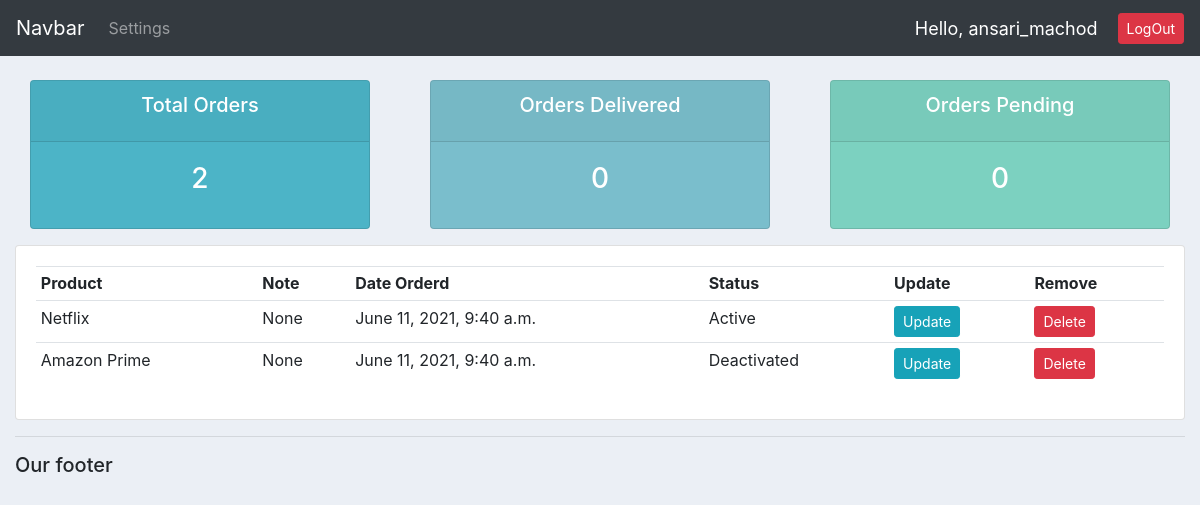
The page /user (signed in) on the database its author committed.
### accounts/models.py (models this page shows, shortened)
class Order(models.Model):
	STATUS = (
			('Active', 'Active'),
			('Deactivated', 'Deactivated'),
			)
	customer = models.ForeignKey(Customer, null=True, on_delete= models.SET_NULL)
	product = models.ForeignKey(Product, null=True, on_delete= models.SET_NULL)
	date_created = models.DateTimeField(auto_now_add=True, null=True)
	status = models.CharField(max_length=200, null=True, choices=STATUS)
	note = models.CharField(max_length=1000, null=True)

class Product(models.Model):
	CATEGORY = (
		('Monthly', 'Monthly'),
		('Yearly', 'Yearly')
	)
	name = models.CharField(max_length=200, null=True)
	price = models.FloatField(null=True)
	category = models.CharField(max_length=200, null=True)
	description = models.CharField(max_length=200, null=True, blank=True)
	date_created = models.DateTimeField(auto_now_add=True, null=True)
	tags = models.ManyToManyField(Tag)
	def __str__(self):
		return self.name

### accounts/decorators.py (the view)
		def wrapper_func(request, *args, **kwargs):
			group = None
			if request.user.groups.exists():
				group = request.user.groups.all()[0].name
			if group in allowed_roles:
				return view_func(request, *args, **kwargs)
			else:
				return HttpResponse('You are not authorized to view this page')

### accounts/views.py (called while the page is built)
@login_required(login_url='login')
@allowed_users(allowed_roles = ['customers'])
def user_page(request):
	orders = request.user.customer.order_set.all()
	total_orders = orders.count()
	delivered = orders.filter(status='Delivered').count()
	pending = orders.filter(status='Pending').count()
	context = {'orders':orders, 'total_orders':total_orders, 'delivered': delivered, 'pending':pending}
	return render(request, 'accounts/user.html', context)

### accounts/templates/accounts/user.html (shortened to what this page needs)
{%  extends 'accounts/main.html' %}
{% block content %}
{%  include 'accounts/status.html' %}
<div class="row">
	<div class="col-md">
		<div class="card card-body">
			<table class="table table-sm">
				<tr>
					<th>Product</th>
					<th>Note</th>
					<th>Date Orderd</th>
					<th>Status</th>
					<th>Update</th>
					<th>Remove</th>
				</tr>
				{% for order in orders %}
				<tr>
					<td>{{order.product}}</td>
					<td>{{order.note}}</td>
					<td>{{order.date_created}}</td>
					<td>{{order.status}}</td>
					<td><a class = "btn btn-sm btn-info" href="{% url 'update_order' order.id %}">Update</a></td>
					<td><a class = "btn btn-sm btn-danger" href="{% url 'delete_order' order.id %}">Delete</a></td>
				</tr>
				{% endfor %}
			</table>
		</div>
	</div>
</div>
{% endblock content %}

### accounts/templates/accounts/navbar.html (shortened to what this page needs)
{% load static %}
<nav class="navbar navbar-expand-lg navbar-dark bg-dark">
  <a class="navbar-brand" href="#">Navbar</a>
 <div class="collapse navbar-collapse" id="navbarNav">
    <ul class="navbar-nav">
      {% if request.user.is_staff %}
      <li class="nav-item active">
        <a class="nav-link" href="{% url 'home' %}">Dashboard</a>
      </li>
      <li class="nav-item">
        <a class="nav-link" href="{% url 'products' %}">Products</a>
      </li>
      {% else %}
       <li class="nav-item">
        <a class="nav-link" href="{% url 'account' %}">Settings</a>
      </li>
      {% endif %}
    </ul>
  </div>
  <span class="hello-msg">Hello, {{request.user}}</span>
  <a class="btn btn-sm btn-danger" href = "{% url 'logout'%}">LogOut</a>
</nav>

### accounts/templates/accounts/main.html (style rules this page uses)
body { background-color: #ebeff5; }

### accounts/templates/accounts/navbar.html (style rules this page uses)
.hello-msg { font-size: 18px; color: #fff; margin-right:20px; }

### rows shown on the page
Order: product "Netflix", note "None", date_created "June 11, 2021, 9:40 a.m.", status "Active"
Order: product "Amazon Prime", note "None", date_created "June 11, 2021, 9:40 a.m.", status "Deactivated"

### other values the page prints
{{ request.user }} "ansari_machod"
{{ total_orders }} "2"
{{ delivered }} "0"
{{ pending }} "0"
